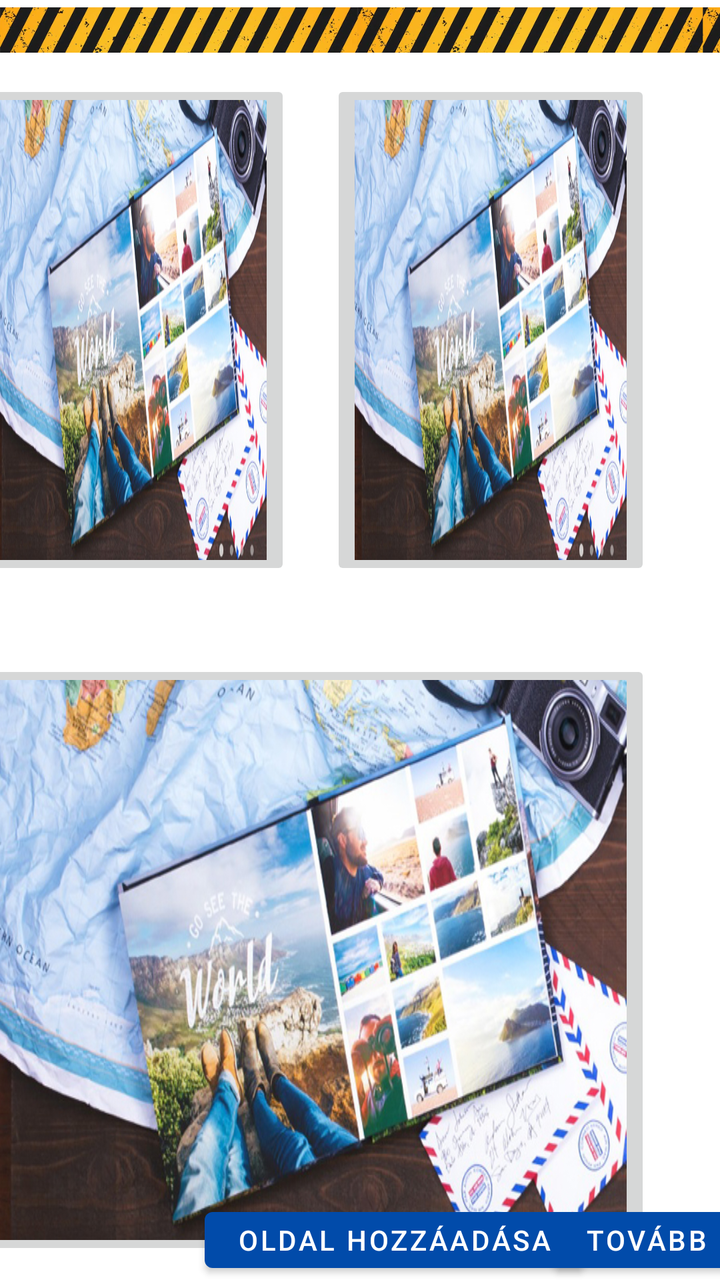
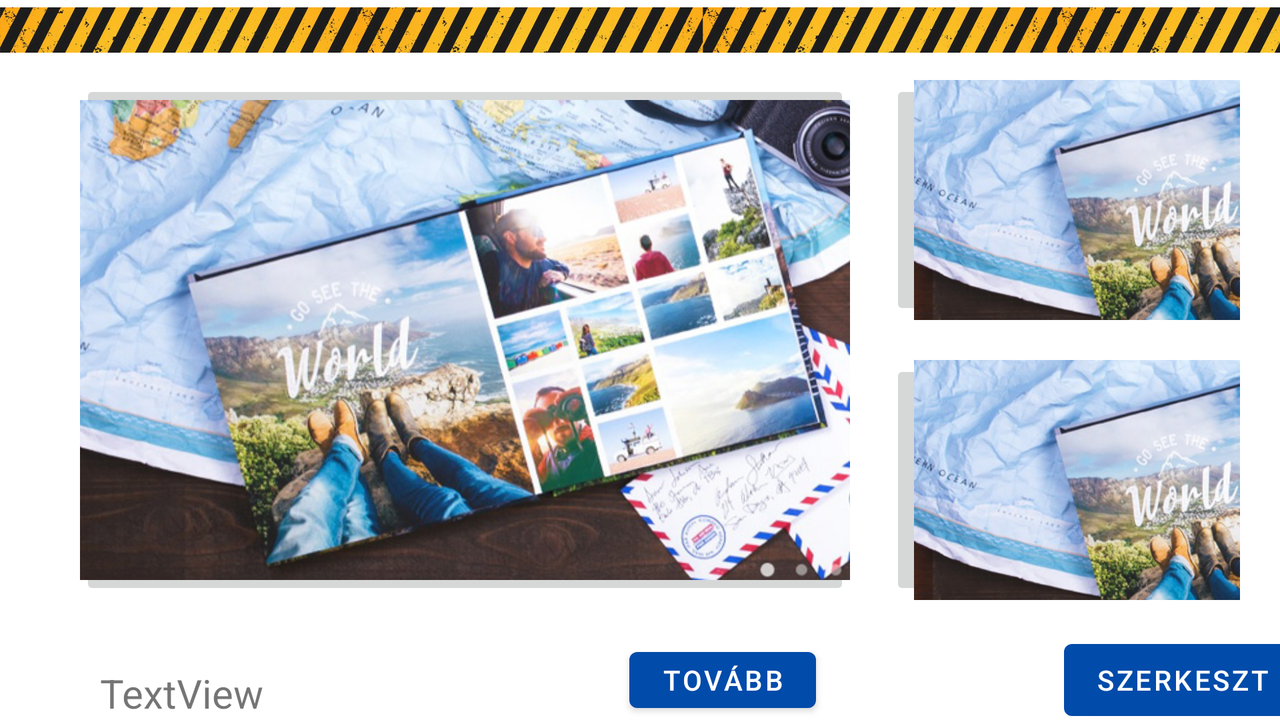

Two renders of one Android screen. The first uses the default layout on a phone; the second uses the alternative layout the repository ships for a different screen configuration, on a matching device. The two XML files are below.
<!-- AndroidManifest.xml: application theme Theme.Fotoalbum -->
<!-- res/layout/activity_harom_kepes_oldal.xml -->
<?xml version="1.0" encoding="utf-8"?>
<androidx.constraintlayout.widget.ConstraintLayout xmlns:android="http://schemas.android.com/apk/res/android"
    xmlns:app="http://schemas.android.com/apk/res-auto"
    xmlns:tools="http://schemas.android.com/tools"
    android:layout_width="match_parent"
    android:layout_height="match_parent"
    tools:context=".fotokonyv_oldalak.harom_kepes_oldal">

    <LinearLayout
        android:id="@+id/l3_1"
        android:layout_width="360dp"
        android:layout_height="wrap_content"
        android:layout_marginStart="60dp"
        android:layout_marginTop="20dp"
        android:layout_marginEnd="25dp"
        android:layout_marginBottom="40dp"
        android:orientation="vertical"
        app:layout_constraintBottom_toBottomOf="parent"
        app:layout_constraintEnd_toEndOf="parent"
        app:layout_constraintHorizontal_bias="1.0"
        app:layout_constraintStart_toStartOf="parent"
        app:layout_constraintTop_toTopOf="parent"
        app:layout_constraintVertical_bias="0.0">

        <LinearLayout
            android:id="@+id/l3_3"
            android:layout_width="360dp"
            android:layout_height="wrap_content"
            android:layout_marginTop="10dp"
            android:layout_marginBottom="10dp"
            android:orientation="horizontal">

            <ImageButton
                android:id="@+id/imageButton3kepes_1_2"
                android:layout_width="wrap_content"
                android:layout_height="250dp"
                android:layout_marginLeft="10dp"
                android:layout_marginTop="10dp"
                android:layout_marginRight="10dp"
                android:layout_marginBottom="10dp"
                android:layout_weight="1"
                android:scaleType="fitXY"
                app:srcCompat="@drawable/img" />

            <ImageButton
                android:id="@+id/imageButton3kepes_1_3"
                android:layout_width="wrap_content"
                android:layout_height="250dp"
                android:layout_marginLeft="10dp"
                android:layout_marginTop="10dp"
                android:layout_marginRight="10dp"
                android:layout_marginBottom="10dp"
                android:layout_weight="1"
                android:scaleType="fitXY"
                app:srcCompat="@drawable/img" />


        </LinearLayout>

        <LinearLayout
            android:id="@+id/l3_2"
            android:layout_width="360dp"
            android:layout_height="wrap_content"
            android:layout_marginTop="10dp"
            android:layout_marginBottom="10dp"
            android:orientation="horizontal">

            <ImageButton
                android:id="@+id/imageButton3kepes_1_1"
                android:layout_width="match_parent"
                android:layout_height="300dp"
                android:layout_marginLeft="10dp"
                android:layout_marginTop="10dp"
                android:layout_marginRight="10dp"
                android:layout_marginBottom="10dp"
                android:layout_weight="1"
                android:scaleType="fitXY"
                app:srcCompat="@drawable/img" />
        </LinearLayout>

    </LinearLayout>

    <Button
        android:id="@+id/btn3kepes_1"
        android:layout_width="wrap_content"
        android:layout_height="40dp"
        android:layout_weight="1"
        android:text="Oldal hozzáadása"
        android:onClick="showPopup"
        app:layout_constraintBottom_toBottomOf="parent"
        app:layout_constraintEnd_toEndOf="parent"
        app:layout_constraintHorizontal_bias="0.6"
        app:layout_constraintStart_toStartOf="parent" />

    <Button
        android:id="@+id/btn3kepes_2"
        android:layout_width="wrap_content"
        android:layout_height="40dp"
        android:text="Tovább"
        app:layout_constraintBottom_toBottomOf="parent"
        app:layout_constraintEnd_toEndOf="parent"
        app:layout_constraintHorizontal_bias="0.616"
        app:layout_constraintStart_toEndOf="@+id/btn3kepes_1" />

    <TextView
        android:id="@+id/textView7"
        android:layout_width="wrap_content"
        android:layout_height="wrap_content"
        android:layout_marginTop="8dp"
        android:text="TextView"
        android:textSize="20sp"
        app:layout_constraintBottom_toBottomOf="parent"
        app:layout_constraintEnd_toStartOf="@+id/btn3kepes_1"
        app:layout_constraintStart_toStartOf="parent"
        app:layout_constraintTop_toBottomOf="@+id/l3_1" />
    <Button
        android:id="@+id/Harom_kepes_oldal_Szerkeszt"
        android:layout_width="wrap_content"
        android:layout_height="wrap_content"
        android:text="Szerkeszt"
        app:layout_constraintEnd_toStartOf="@+id/btn3kepes_1"
        app:layout_constraintStart_toEndOf="@+id/textView7"
        app:layout_constraintTop_toBottomOf="@+id/l3_1" />
    <ImageView
        android:id="@+id/imageView4"
        android:layout_width="1000dp"
        android:layout_height="30dp"
        app:layout_constraintStart_toStartOf="parent"
        app:layout_constraintTop_toTopOf="parent"
        tools:srcCompat="@drawable/under" />

</androidx.constraintlayout.widget.ConstraintLayout>
<!-- resources referenced by this layout -->
<resources>
  <!-- drawable img: png bitmap (drawable, 627821 bytes) -->
  <!-- drawable under: png bitmap (drawable, 99030 bytes) -->
  <style name="Theme.Fotoalbum" parent="Theme.MaterialComponents.DayNight.DarkActionBar">
          
          <item name="colorPrimary">#014baa</item>
          <item name="colorPrimaryVariant">@color/purple_700</item>
          <item name="colorOnPrimary">@color/white</item>
          
          <item name="colorSecondary">@color/teal_200</item>
          <item name="colorSecondaryVariant">@color/teal_700</item>
          <item name="colorOnSecondary">@color/black</item>
          
          <item name="android:statusBarColor" tools:targetApi="l">?attr/colorPrimaryVariant</item>
          
      </style>
  <color name="purple_700">#FF3700B3</color>
  <color name="white">#FFFFFFFF</color>
  <color name="teal_200">#FF03DAC5</color>
  <color name="teal_700">#FF018786</color>
  <color name="black">#FF000000</color>
</resources>
<!-- res/layout-land/activity_harom_kepes_oldal.xml (the repository's variant of the layout above) -->
<!-- drawn on the phone turned sideways -->
<?xml version="1.0" encoding="utf-8"?>
<androidx.constraintlayout.widget.ConstraintLayout xmlns:android="http://schemas.android.com/apk/res/android"
    xmlns:app="http://schemas.android.com/apk/res-auto"
    xmlns:tools="http://schemas.android.com/tools"
    android:layout_width="match_parent"
    android:layout_height="match_parent"
    tools:context=".fotokonyv_oldalak.harom_kepes_oldal">

    <LinearLayout
        android:id="@+id/l3_1"
        android:layout_width="0dp"
        android:layout_height="match_parent"
        android:layout_marginStart="20dp"
        android:layout_marginTop="20dp"
        android:layout_marginEnd="20dp"
        android:layout_marginBottom="40dp"
        app:layout_constraintBottom_toBottomOf="parent"
        app:layout_constraintEnd_toEndOf="parent"
        app:layout_constraintHorizontal_bias="1.0"
        app:layout_constraintStart_toStartOf="parent"
        app:layout_constraintTop_toTopOf="parent"
        app:layout_constraintVertical_bias="0.0">

        <LinearLayout
            android:id="@+id/l3_2"
            android:layout_width="405dp"
            android:layout_height="match_parent"
            android:layout_marginStart="10dp"
            android:layout_marginTop="10dp"
            android:layout_marginBottom="10dp"
            android:orientation="horizontal">

            <ImageButton
                android:id="@+id/imageButton3kepes_1_1"
                android:layout_width="match_parent"
                android:layout_height="match_parent"
                android:layout_marginLeft="10dp"
                android:layout_marginTop="10dp"
                android:layout_marginRight="10dp"
                android:layout_marginBottom="10dp"
                android:layout_weight="1"
                android:adjustViewBounds="true"
                android:scaleType="centerCrop"
                app:srcCompat="@drawable/img" />
        </LinearLayout>

        <LinearLayout
            android:id="@+id/l3_3"
            android:layout_width="405dp"
            android:layout_height="match_parent"
            android:layout_marginTop="10dp"
            android:layout_marginBottom="10dp"
            android:orientation="vertical">

            <ImageButton
                android:id="@+id/imageButton3kepes_1_2"
                android:layout_width="match_parent"
                android:layout_height="161dp"
                android:layout_marginLeft="10dp"
                android:layout_marginTop="10dp"
                android:layout_marginRight="10dp"
                android:layout_marginBottom="10dp"
                android:layout_weight="1"
                android:adjustViewBounds="true"
                android:scaleType="centerCrop"
                app:srcCompat="@drawable/img" />

            <ImageButton
                android:id="@+id/imageButton3kepes_1_3"
                android:layout_width="match_parent"
                android:layout_height="161dp"
                android:layout_marginLeft="10dp"
                android:layout_marginTop="10dp"
                android:layout_marginRight="10dp"
                android:layout_marginBottom="10dp"
                android:layout_weight="1"
                android:adjustViewBounds="true"
                android:scaleType="centerCrop"
                app:srcCompat="@drawable/img" />


        </LinearLayout>
    </LinearLayout>

    <Button
        android:id="@+id/btn3kepes_1"
        android:layout_width="wrap_content"
        android:layout_height="40dp"
        android:layout_weight="1"
        android:enabled="false"
        android:onClick="showPopup"
        android:text="Oldal hozzáadása"
        android:visibility="invisible"

        app:layout_constraintBottom_toBottomOf="parent"
        app:layout_constraintEnd_toEndOf="parent"
        app:layout_constraintHorizontal_bias="0.977"
        app:layout_constraintStart_toStartOf="parent" />

    <Button
        android:id="@+id/btn3kepes_2"
        android:layout_width="wrap_content"
        android:layout_height="40dp"
        android:layout_marginEnd="124dp"
        android:text="@string/tov_bb"
        app:layout_constraintBottom_toBottomOf="parent"
        app:layout_constraintEnd_toStartOf="@+id/Harom_kepes_oldal_Szerkeszt" />

    <TextView
        android:id="@+id/textView7"
        android:layout_width="wrap_content"
        android:layout_height="wrap_content"
        android:layout_marginStart="50dp"
        android:layout_marginTop="8dp"
        android:text="TextView"
        android:textSize="20sp"
        app:layout_constraintBottom_toBottomOf="parent"
        app:layout_constraintEnd_toStartOf="@+id/btn3kepes_1"
        app:layout_constraintHorizontal_bias="0.0"
        app:layout_constraintStart_toStartOf="parent"
        app:layout_constraintTop_toBottomOf="@+id/l3_1"
        app:layout_constraintVertical_bias="1.0" />

    <Button
        android:id="@+id/Harom_kepes_oldal_Szerkeszt"
        android:layout_width="wrap_content"
        android:layout_height="wrap_content"
        android:layout_marginStart="400dp"
        android:text="@string/szerkeszt"
        app:layout_constraintBottom_toBottomOf="parent"
        app:layout_constraintStart_toEndOf="@+id/textView7"
        app:layout_constraintTop_toBottomOf="@+id/l3_1" />

    <ImageView
        android:id="@+id/imageView4"
        android:layout_width="1000dp"
        android:layout_height="30dp"
        app:layout_constraintStart_toStartOf="parent"
        app:layout_constraintTop_toTopOf="parent"
        tools:srcCompat="@drawable/under" />

</androidx.constraintlayout.widget.ConstraintLayout>
<!-- resources referenced by the variant -->
<!-- as the phone turned sideways resolves them -->
<resources>
  <!-- drawable img: png bitmap (drawable, 627821 bytes) -->
  <!-- drawable under: png bitmap (drawable, 99030 bytes) -->
  <string name="szerkeszt">Szerkeszt</string>
  <string name="tov_bb">Tovább</string>
  <style name="Theme.Fotoalbum" parent="Theme.MaterialComponents.DayNight.DarkActionBar">
          
          <item name="colorPrimary">#014baa</item>
          <item name="colorPrimaryVariant">@color/purple_700</item>
          <item name="colorOnPrimary">@color/white</item>
          
          <item name="colorSecondary">@color/teal_200</item>
          <item name="colorSecondaryVariant">@color/teal_700</item>
          <item name="colorOnSecondary">@color/black</item>
          
          <item name="android:statusBarColor" tools:targetApi="l">?attr/colorPrimaryVariant</item>
          
      </style>
  <color name="purple_700">#FF3700B3</color>
  <color name="white">#FFFFFFFF</color>
  <color name="teal_200">#FF03DAC5</color>
  <color name="teal_700">#FF018786</color>
  <color name="black">#FF000000</color>
</resources>
